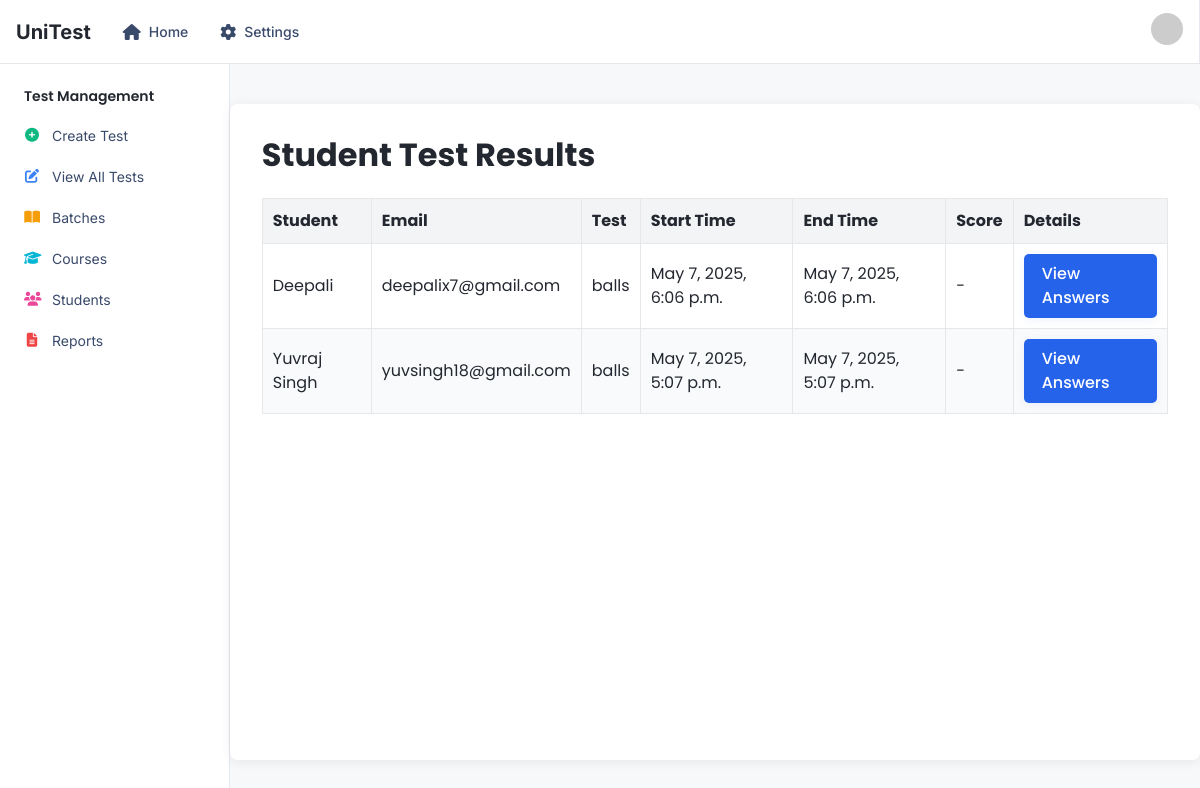
The page /reports/ (signed in) on the database as committed earlier.
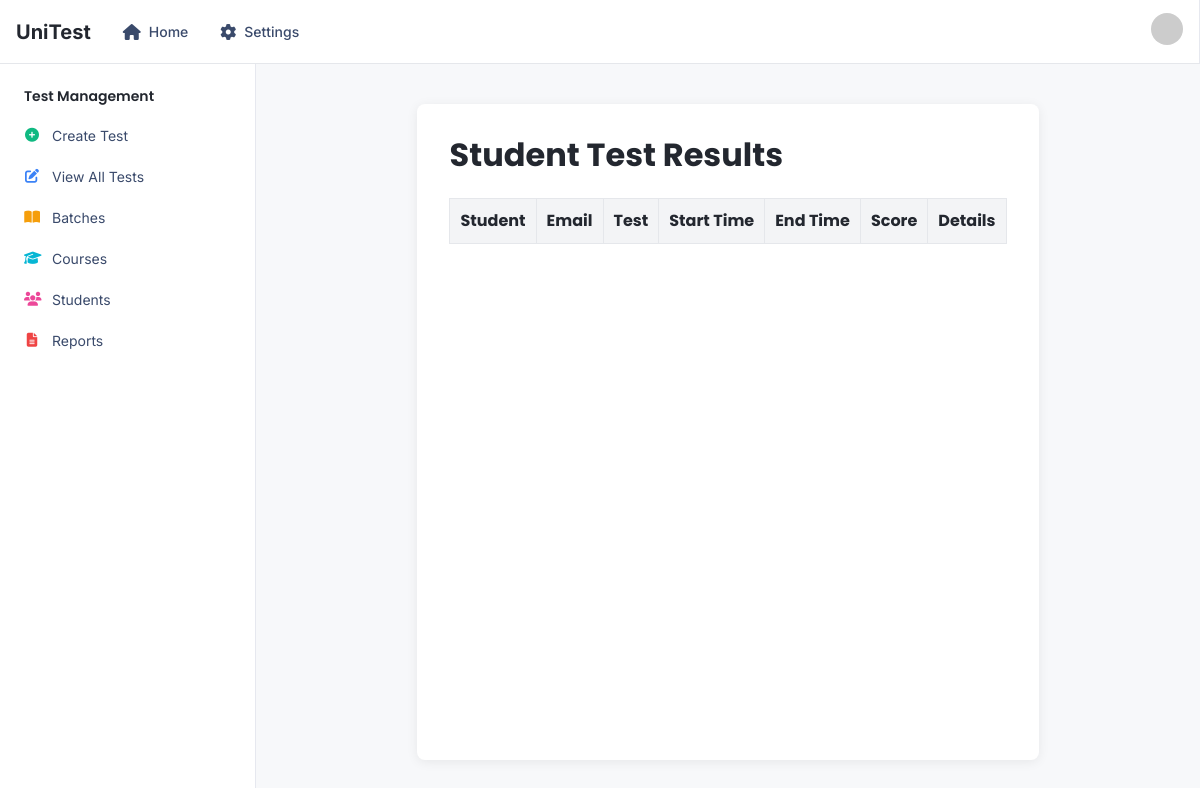
The same page on the database as committed later.
### base/models.py (models this page shows, shortened)
class TestAttempt(models.Model):
    test = models.ForeignKey(Test, on_delete=models.CASCADE, related_name='attempts')
    student_name = models.CharField(max_length=100, null=True, blank=True)
    student_email = models.EmailField(null=True, blank=True)
    start_time = models.DateTimeField(auto_now_add=True)
    end_time = models.DateTimeField(null=True, blank=True)
    is_submitted = models.BooleanField(default=False)
    score = models.IntegerField(null=True, blank=True)

class Test(models.Model):
    name               = models.CharField(max_length=255)
    course             = models.ForeignKey(Course, on_delete=models.CASCADE, null=True, blank=True, default=None)
    batch              = models.ForeignKey(Batch, on_delete=models.CASCADE)
    total_marks        = models.IntegerField()
    total_questions    = models.IntegerField()
    duration           = models.DurationField(help_text="Test duration (hh:mm:ss)")
    is_results_visible = models.BooleanField(default=False)
    status             = models.BooleanField(default=False, help_text="False = Upcoming, True = Completed")
    user               = models.ForeignKey('auth.User', on_delete=models.CASCADE, null=True, blank=True, default=None)

### base/views.py (the view)
# urls.py: path('reports/',                            views.reports,                  name='reports'),
def reports(request):
    if not request.user.is_staff:
        return redirect('index')
    attempts = TestAttempt.objects.filter(is_submitted=True).order_by('-end_time')
    context = {
        'attempts': attempts,
    }
    return render(request, 'reports.html', context)

### templates/reports.html (shortened to what this page needs)
{% extends 'base.html' %} {% block content %}
<div class="container">
    <h2>Student Test Results</h2>
    <table class="report-table">
        <thead>
            <tr>
                <th>Student</th>
                <th>Email</th>
                <th>Test</th>
                <th>Start Time</th>
                <th>End Time</th>
                <th>Score</th>
                <th>Details</th>
            </tr>
        </thead>
        <tbody>
            {% for attempt in attempts %}
            <tr>
                <td>{{ attempt.student_name }}</td>
                <td>{{ attempt.student_email }}</td>
                <td>{{ attempt.test.name }}</td>
                <td>{{ attempt.start_time }}</td>
                <td>{{ attempt.end_time }}</td>
                <td>{% if attempt.score %}{{ attempt.score }}{% else %}-{% endif %}</td>
                <td><a href="{% url 'view_attempt' attempt.id %}" class="styled-btn">View Answers</a></td>
            </tr>
            {% endfor %}
        </tbody>
    </table>
</div>
{% endblock %}

Rows that differ between the two databases and show on the page:
removed TestAttempt: student_name "Deepali", student_email "deepalix7@gmail.com", test.name "balls", start_time "May 7, 2025, 6:06 p.m.", end_time "May 7, 2025, 6:06 p.m."
removed TestAttempt: student_name "Yuvraj Singh", student_email "yuvsingh18@gmail.com", test.name "balls", start_time "May 7, 2025, 5:07 p.m.", end_time "May 7, 2025, 5:07 p.m."
